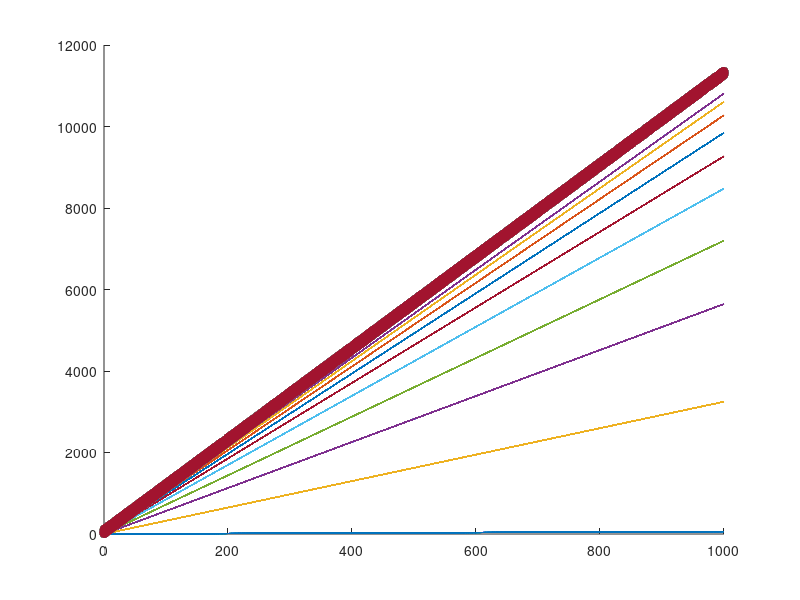

MATLAB code to generate this figure:
m = csvread("train.csv");
m(1,:) = [];

X_train = m(:,1);
Y_train = m(:,2);

NewX_train = [ones(size(X_train, 1), 1) X_train];

w = rand(2,1);

XT = transpose(NewX_train);
YT = transpose(Y_train);

wTX = transpose(w)*XT;

%graphics_toolkit gnuplot
%f = figure('visible','off');
hold on;
scatter(transpose(X_train),YT);
plot(transpose(X_train),wTX);
pause(2);
%print -dpdf "Plot1.pdf";
close;

w_direct = inv(XT*NewX_train)*XT*Y_train;

wdTX = transpose((w_direct))*XT;

%graphics_toolkit gnuplot
%f = figure('visible','off');
hold on;
scatter(transpose(X_train),YT);
plot(transpose(X_train),wdTX);
pause(2);
%print -dpdf "Plot2.pdf";
close;

n_train = size(X_train,1);
eta = 0.00000001;

hold on;
for i = 1:2
    for j = 1:n_train
        x = X_train(j,1);
        y = Y_train(j,1);
        xprime = NewX_train(j,1:2);
        xprimeT = transpose(xprime);
        w = w - eta*(transpose(w)*xprimeT - y)*xprimeT;
        if(rem(j,100) == 0 && j<1000)
            wTX = transpose(w)*XT;
            scatter(transpose(X_train),YT);
            plot(transpose(X_train),wTX);
            pause (1);
        endif
    endfor
endfor
%print -dpdf "Plot3.pdf";
close;

wTX = transpose(w)*XT;
%graphics_toolkit gnuplot
%f = figure('visible','off');
hold on;
scatter(transpose(X_train),YT);
plot(transpose(X_train),wTX);
pause(2);
%print -dpdf "Plot4.pdf";
close;

m = csvread("test.csv");
m(1,:) = [];

X_test = m(:,1);
Y_test = m(:,2);

NewX_test = [ones(size(X_test, 1), 1) X_test];

Y_pred1 = NewX_test*w;
Y_pred2 = NewX_test*w_direct;

er1 = Y_pred1 - Y_test;
er2 = Y_pred2 - Y_test;

n_test = size(X_test,1);

ms1 = transpose(er1)*er1.*1/n_test;
ms2 = transpose(er2)*er2.*1/n_test;

rms1 = sqrt(ms1)
rms2 = sqrt(ms2)